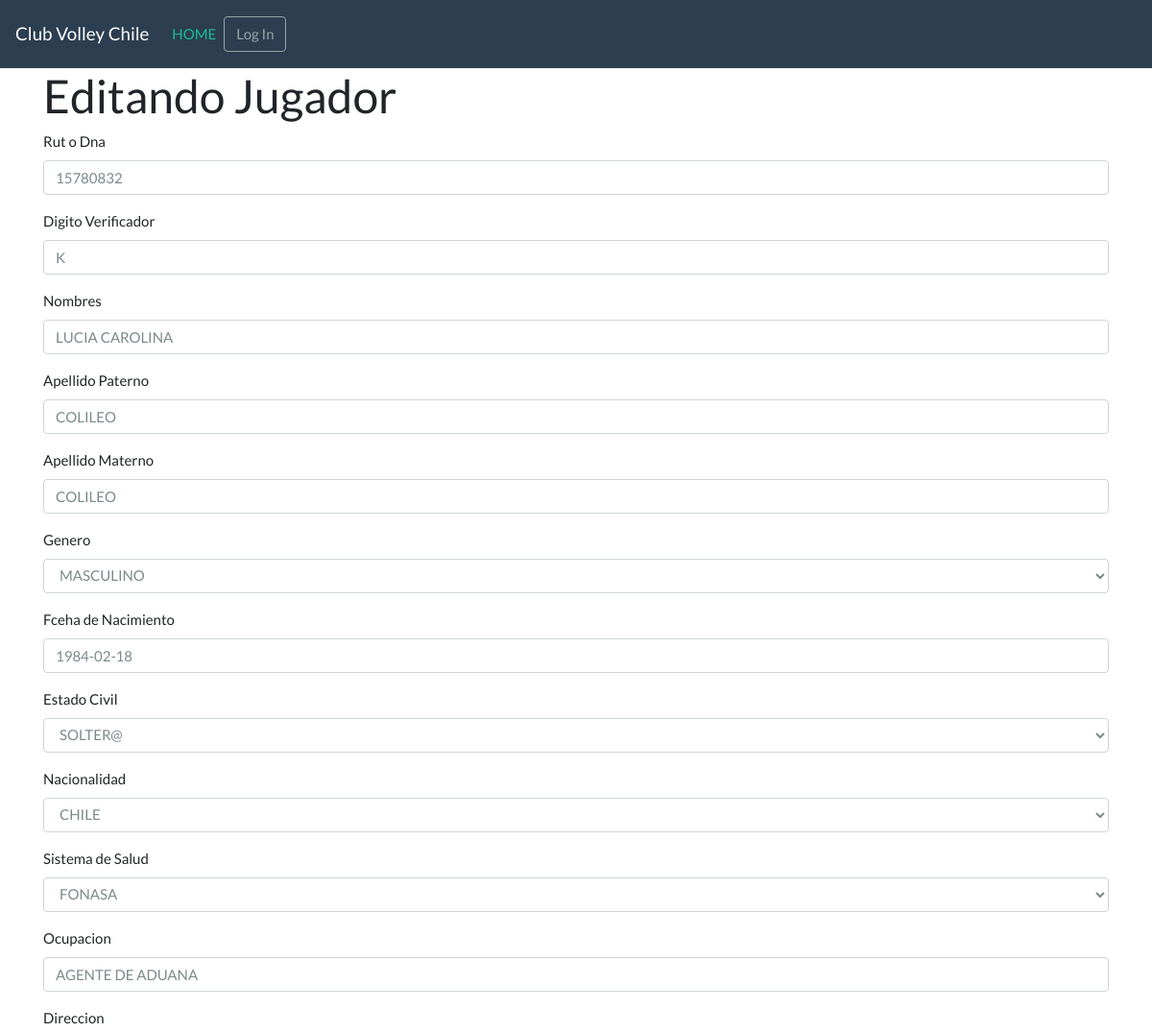
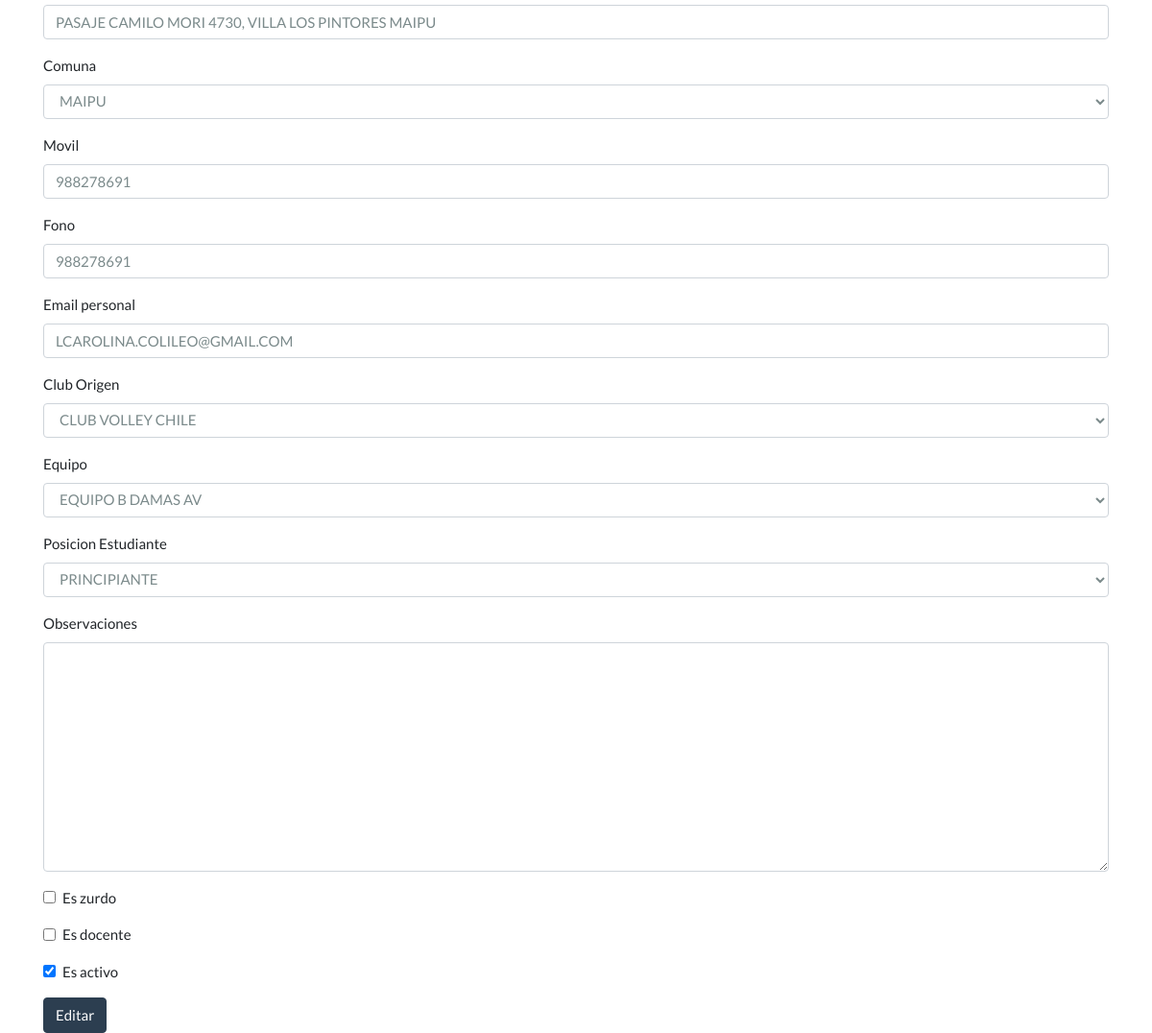
Screenshot of /personas/editar/5/ with the database file from the repository (2 pictures, top to bottom).
### main/models.py (models this page shows, shortened)
class Persona(models.Model):
    id                      = models.AutoField(primary_key=True)
    dna                     = models.CharField(blank=False, null=False, max_length=25, unique=True,verbose_name="Rut o Dna")
    dv                      = models.CharField(blank=False, null=False, max_length=2,verbose_name="Digito Verificador")
    nombres                 = models.CharField(blank=False, null=False, max_length=100,verbose_name="Nombres")
    apellido_paterno        = models.CharField(blank=False, null=False, max_length=100,verbose_name="Apellido Paterno")
    apellido_materno        = models.CharField(blank=False, null=False, max_length=100,verbose_name="Apellido Materno")
    genero                  = models.ForeignKey(Genero,null=True, on_delete=models.DO_NOTHING,verbose_name="Genero")
    fecha_nacimiento        = models.DateField(blank=False, null=False, verbose_name="Fceha de Nacimiento")
    estado_civil            = models.ForeignKey(EstadoCivil,null=False, on_delete=models.DO_NOTHING,verbose_name="Estado Civil")
    pais_origen             = models.ForeignKey(Pais,null=False, on_delete=models.DO_NOTHING,verbose_name="Nacionalidad")
    sistema_salud           = models.ForeignKey(SistemaSalud,null=False, on_delete=models.DO_NOTHING,verbose_name="Sistema de Salud")
    ocupacion               = models.CharField(blank=False, null=False, max_length=255)
    direccion               = models.CharField(blank=False, null=False, max_length=255)
    comuna                  = models.ForeignKey(Comuna,null=False, on_delete=models.DO_NOTHING,verbose_name="Comuna")
    movil                   = models.CharField(blank=False, null=False, max_length=20)
    fono                    = models.CharField(blank=False, null=False, max_length=20)
    email_personal          = models.EmailField(blank=False, null=False, max_length=255)
    club_origen             = models.ForeignKey(Club,null=False, on_delete=models.DO_NOTHING,verbose_name="Club Origen")
    equipo                  = models.ForeignKey(Equipo,null=False, on_delete=models.DO_NOTHING,verbose_name="Equipo")
    posicion                = models.ForeignKey(Posicion,null=False, on_delete=models.DO_NOTHING,verbose_name="Posicion Estudiante")
    observaciones           = models.TextField(blank=True, null=True)
    es_zurdo                = models.BooleanField(default=False)
    es_docente              = models.BooleanField(default=False)
    es_activo               = models.BooleanField(default=True)
    es_delete               = models.BooleanField(default=False)
    fecha_crea              = models.DateField(default=timezone.now, help_text=("creation date"))
    fecha_modi              = models.DateField(auto_now=True, null= True)
    class Meta:
        verbose_name_plural="Personas"
        db_table="persona"

### personas/views.py (the view)
# urls.py: url(r'^editar/(?P<pk>\d+)/$', PersonaUpdate.as_view(), name='personas_edit'),
class PersonaUpdate(UpdateView):
    model = Persona
    form_class = PersonaForm
    template_name = 'personas/edit.html'
    success_url = reverse_lazy('personas')

### personas/forms.py
class PersonaForm(forms.ModelForm):
    class Meta:
        model = Persona
        exclude = ('es_delete','fecha_crea','fecha_modi')
        widgets = {
            'fecha_nacimiento': DatePickerInput(format='%Y-%m-%d'), # python date-time format
            'dna': forms.TextInput(attrs={'size': 12, 'width': 12}),
        }

### main/models.py (called while the page is built)
    def __str__(self):
        return self.descripcion

    def __str__(self):
        return self.descripcion

    def __str__(self):
        return self.descripcion

    def __str__(self):
        return self.descripcion

    def __str__(self):
        return self.descripcion

    def __str__(self):
        return self.descripcion

    def __str__(self):
        return self.descripcion

    def __str__(self):
        return self.descripcion

### templates/personas/edit.html (shortened to what this page needs)
{% extends 'base.html' %}
{% load crispy_forms_tags %}
{% load crispy_forms_field %}
{% load bootstrap4 %}
{% block content %}
<h1>Editando Jugador </h1>
<div>
  <form method="POST">
      <table>
      {{ form|crispy }}
    </table>
      <button class="save btn btn-primary" type="submit">Editar</button>
  </form>
</div>
{% endblock %}

### rows the page displays
Persona: dna "15780832", dv "K", nombres "LUCIA CAROLINA", apellido_paterno "COLILEO", apellido_materno "COLILEO", genero "MASCULINO", fecha_nacimiento "1984-02-18", estado_civil "SOLTER@", pais_origen "CHILE", sistema_salud "FONASA", ocupacion "AGENTE DE ADUANA", direccion "PASAJE CAMILO MORI 4730, VILLA LOS PINTORES MAIPU", comuna "MAIPU", movil "988278691", fono "988278691", email_personal "LCAROLINA.COLILEO@GMAIL.COM", club_origen "CLUB VOLLEY CHILE", equipo "EQUIPO B DAMAS AV", posicion "PRINCIPIANTE", es_activo "☑"
